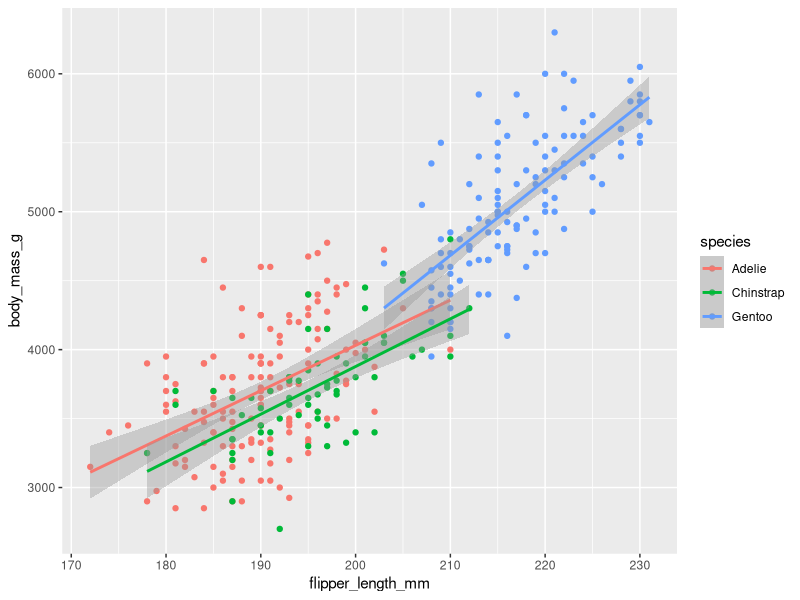
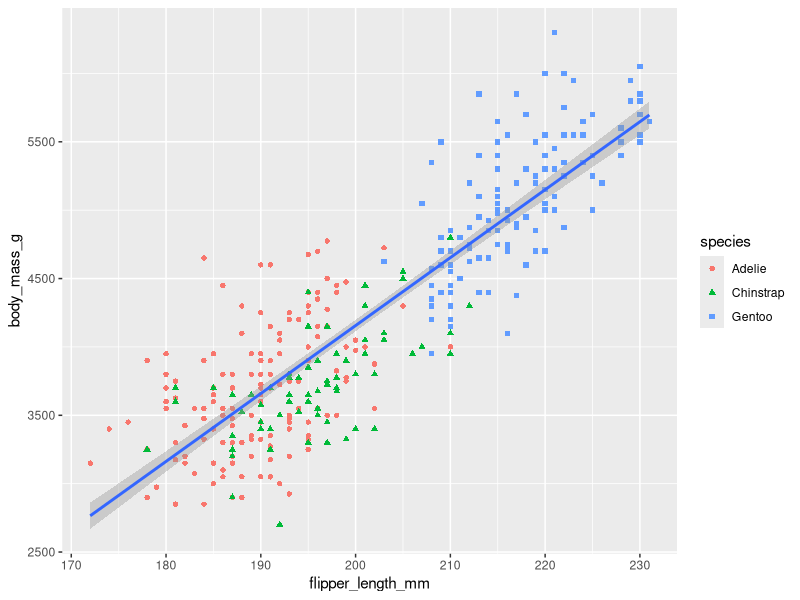
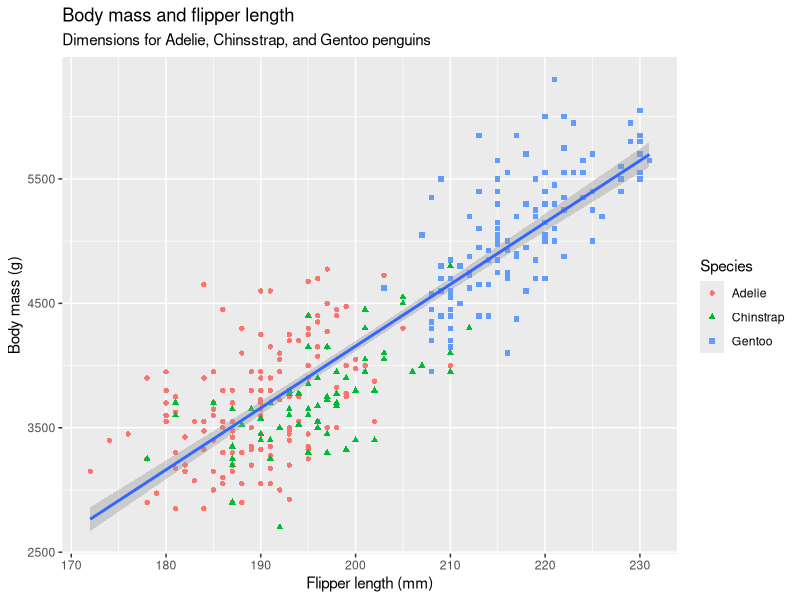
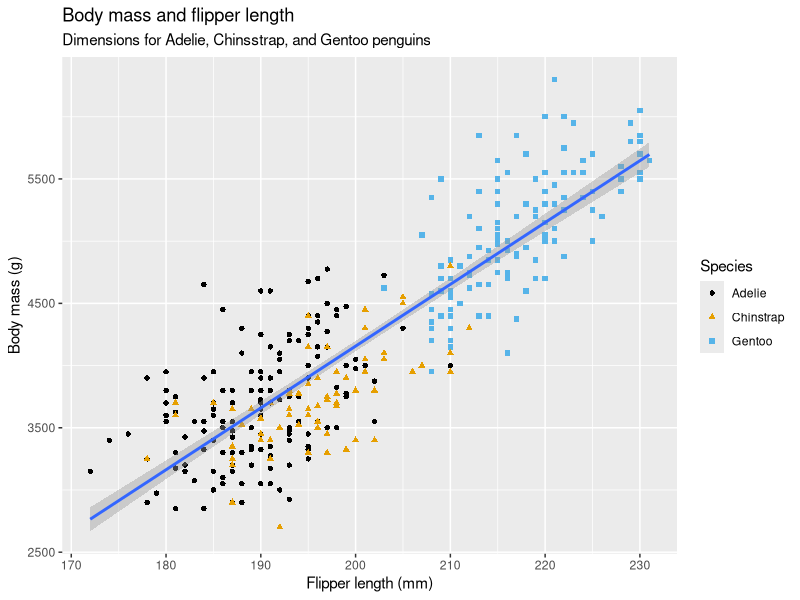
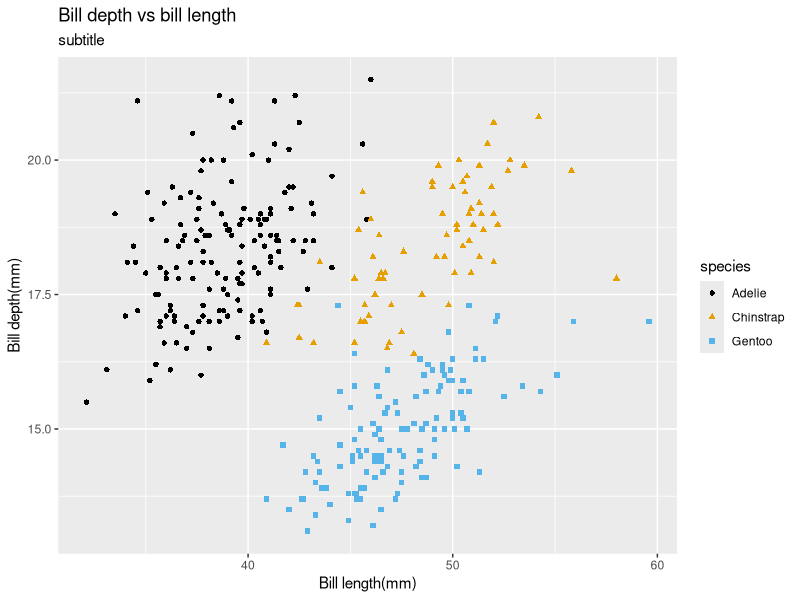
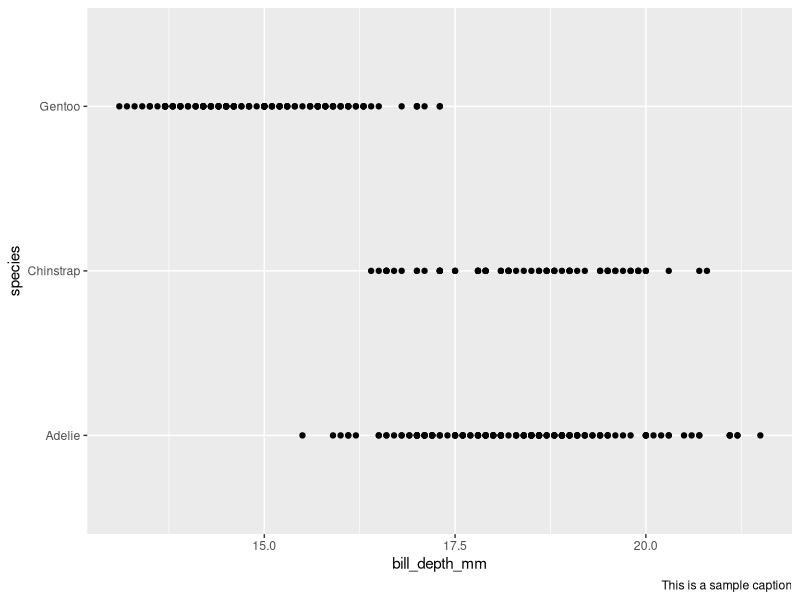
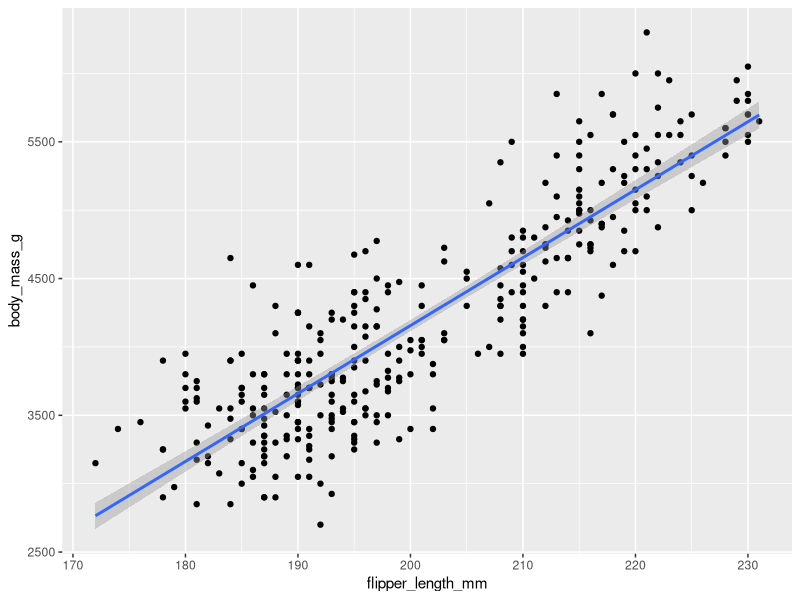
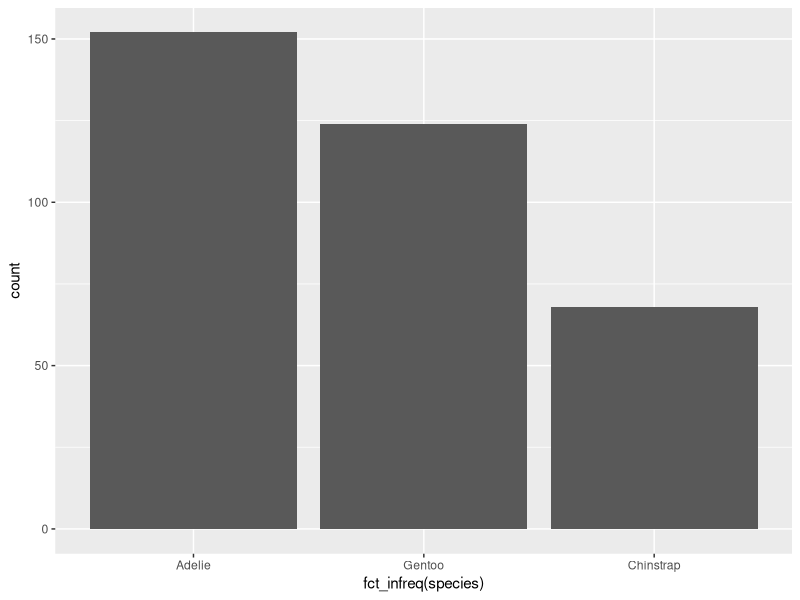

Reproduce these figures in R, in order.
## ---- chunk 1
library(tidyverse)
library(palmerpenguins)
library(ggthemes)
## ---- chunk 2
head(penguins)
glimpse(penguins)
str(penguins)
## ---- chunk 3
penguins |> ggplot(
  mapping = aes(x = flipper_length_mm, y = body_mass_g, color = species)
) + 
  geom_point() + 
  geom_smooth(method = "lm") 
## ---- chunk 4

penguinplot <- penguins |> ggplot(
  mapping = aes(x = flipper_length_mm, y = body_mass_g)
) + 
  geom_point(
    mapping = aes(color = species, shape = `species`)
  ) + 
  geom_smooth(method = "lm") 

penguinplot
## ---- chunk 5
penguinplot <- penguinplot + 
  labs(
    title = "Body mass and flipper length",
    subtitle = "Dimensions for Adelie, Chinsstrap, and Gentoo penguins",
    x = "Flipper length (mm)",
    y = "Body mass (g)",
    color = "Species",
    shape = "Species"
  )
penguinplot
## ---- chunk 6
penguinplot +
  scale_color_colorblind()
## ---- chunk 7
penguins |> nrow()
ggplot(
  data = penguins,
  mapping = aes(
    x = bill_length_mm, y = bill_depth_mm
  )
) + 
  geom_point(
    mapping = aes(
      color = species,
      shape = species
    )
  ) +
  labs(
    title = "Bill depth vs bill length",
    subtitle = "subtitle",
    x = "Bill length(mm)",
    y = "Bill depth(mm)"
  ) +
  scale_color_colorblind()
## ---- chunk 8

ggplot(
  data = penguins,
  mapping = aes(
    y  = species,
    x = bill_depth_mm
  )
) +
  geom_point(na.rm = T) +
  labs(
    caption = "This is a sample caption" 
  )

## ---- chunk 9
penguins |>
  ggplot(aes(x = flipper_length_mm, y = body_mass_g)) +
  geom_point(na.rm = T) +
  geom_smooth(method = "lm") +
  scale_color_colorblind()
## ---- chunk 10

penguins |>
  ggplot(aes(x = fct_infreq( species ))) + 
  geom_bar()
## ---- chunk 11
penguins |>
  ggplot(aes(x = body_mass_g)) +
  geom_histogram(binwidth = 200)
## ---- chunk 12
penguins |>
  ggplot(aes(x = body_mass_g)) +
  geom_density() +
  labs(
    x = "Body mass (g)",
    y = "density",
    title = "Density plot for body mass"
  )

## ---- chunk 13
penguins |>
  ggplot(aes(y = body_mass_g, group = species)) + 
  geom_boxplot()
## ---- chunk 14
penguins |>
  ggplot(aes(x = body_mass_g)) +
  geom_density(aes(color = species), linewidth = 0.7)
## ---- chunk 15
penguins |>
  # ggplot(aes(x = body_mass_g, fill = species, color = species)) +
  ggplot(aes(x = body_mass_g)) +
  geom_density(fill = "skyblue", color = "skyblue", 
    alpha = 0.6)
## ---- chunk 16
penguins |>
  ggplot(aes(x = island, fill = species)) +
  geom_bar(position = "fill")
## ---- chunk 17
penguins |>
  ggplot(aes(x = flipper_length_mm, y = body_mass_g)) +
  geom_point(aes(shape = species, color = species)) +
  facet_wrap(~ island)
